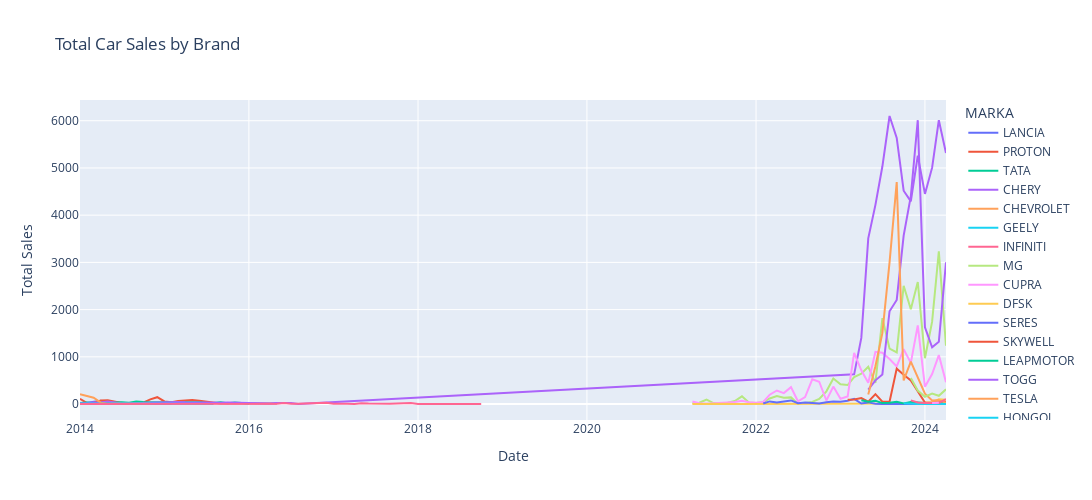

Here is the notebook cell this chart was saved with:
### Code cell
## Total Sales by Brand
fig = px.line(
    brand_under_24, x="Date", y="TTL_TOPLAM", color='MARKA',
    title= "Total Car Sales by Brand",
    labels={"Date":"Date","TTL_TOPLAM":"Total Sales"})
fig.update_layout(
    autosize=False,
    width = 1500,
    height = 500
)
fig.show()

### Figure 1 — Plotly figure (JSON) as saved in the notebook; plotly's stock layout.template omitted (floating-point values rounded to 4 significant figures)
{"data": [{"hovertemplate": "MARKA=LANCIA<br>Date=%{x}<br>Total Sales=%{y}<extra></extra>", "legendgroup": "LANCIA", "line": {"color": "#636efa", "dash": "solid"}, "marker": {"symbol": "circle"}, "mode": "lines", "name": "LANCIA", "orientation": "v", "showlegend": true, "type": "scatter", "x": ["2014-01-01T00:00:00", "2014-02-01T00:00:00", "2014-03-01T00:00:00", "2014-04-01T00:00:00", "2014-05-01T00:00:00", "2014-06-01T00:00:00", "2014-07-01T00:00:00", "2014-08-01T00:00:00", "2014-09-01T00:00:00", "2014-10-01T00:00:00", "2014-11-01T00:00:00", "2014-12-01T00:00:00", "2015-02-01T00:00:00"], "xaxis": "x", "y": [8, 31, 44, 69, 17, 18, 3, 2, 4, 2, 3, 9, 2], "yaxis": "y"}, {"hovertemplate": "MARKA=PROTON<br>Date=%{x}<br>Total Sales=%{y}<extra></extra>", "legendgroup": "PROTON", "line": {"color": "#EF553B", "dash": "solid"}, "marker": {"symbol": "circle"}, "mode": "lines", "name": "PROTON", "orientation": "v", "showlegend": true, "type": "scatter", "x": ["2014-01-01T00:00:00", "2014-02-01T00:00:00", "2014-03-01T00:00:00", "2014-04-01T00:00:00", "2014-05-01T00:00:00", "2014-06-01T00:00:00", "2014-07-01T00:00:00", "2014-08-01T00:00:00", "2014-09-01T00:00:00", "2014-10-01T00:00:00", "2014-11-01T00:00:00", "2014-12-01T00:00:00", "2015-01-01T00:00:00", "2015-02-01T00:00:00", "2015-03-01T00:00:00", "2015-04-01T00:00:00", "2015-05-01T00:00:00", "2015-06-01T00:00:00", "2015-07-01T00:00:00", "2015-08-01T00:00:00", "2015-09-01T00:00:00", "2015-10-01T00:00:00", "2015-11-01T00:00:00", "2015-12-01T00:00:00", "2016-01-01T00:00:00", "2016-02-01T00:00:00", "2016-03-01T00:00:00", "2016-04-01T00:00:00", "2016-05-01T00:00:00"], "xaxis": "x", "y": [110, 22, 24, 74, 80, 50, 20, 20, 32, 30, 100, 145, 55, 40, 67, 70, 84, 70, 50, 25, 10, 10, 9, 10, 10, 7, 10, 12, 12], "yaxis": "y"}, {"hovertemplate": "MARKA=TATA<br>Date=%{x}<br>Total Sales=%{y}<extra></extra>", "legendgroup": "TATA", "line": {"color": "#00cc96", "dash": "solid"}, "marker": {"symbol": "circle"}, "mode": "lines", "name": "TATA", "orientation": "v", "showlegend": true, "type": "scatter", "x": ["2014-01-01T00:00:00", "2014-02-01T00:00:00", "2014-03-01T00:00:00", "2014-04-01T00:00:00", "2014-05-01T00:00:00", "2014-06-01T00:00:00", "2014-07-01T00:00:00", "2014-08-01T00:00:00", "2014-09-01T00:00:00", "2014-10-01T00:00:00", "2014-11-01T00:00:00", "2014-12-01T00:00:00", "2015-01-01T00:00:00", "2015-02-01T00:00:00", "2015-03-01T00:00:00", "2015-04-01T00:00:00", "2015-05-01T00:00:00", "2015-06-01T00:00:00", "2015-07-01T00:00:00", "2015-08-01T00:00:00", "2015-09-01T00:00:00", "2015-10-01T00:00:00", "2015-11-01T00:00:00", "2015-12-01T00:00:00", "2016-01-01T00:00:00"], "xaxis": "x", "y": [21, 34, 16, 29, 27, 33, 40, 30, 52, 43, 44, 47, 43, 45, 44, 40, 42, 40, 22, 20, 36, 18, 32, 14, 9], "yaxis": "y"}, {"hovertemplate": "MARKA=CHERY<br>Date=%{x}<br>Total Sales=%{y}<extra></extra>", "legendgroup": "CHERY", "line": {"color": "#ab63fa", "dash": "solid"}, "marker": {"symbol": "circle"}, "mode": "lines", "name": "CHERY", "orientation": "v", "showlegend": true, "type": "scatter", "x": ["2014-01-01T00:00:00", "2014-02-01T00:00:00", "2014-03-01T00:00:00", "2014-04-01T00:00:00", "2014-05-01T00:00:00", "2014-06-01T00:00:00", "2014-07-01T00:00:00", "2014-08-01T00:00:00", "2014-09-01T00:00:00", "2014-10-01T00:00:00", "2014-11-01T00:00:00", "2014-12-01T00:00:00", "2015-01-01T00:00:00", "2015-02-01T00:00:00", "2015-03-01T00:00:00", "2015-04-01T00:00:00", "2015-05-01T00:00:00", "2015-06-01T00:00:00", "2015-07-01T00:00:00", "2015-08-01T00:00:00", "2015-09-01T00:00:00", "2015-10-01T00:00:00", "2015-11-01T00:00:00", "2015-12-01T00:00:00", "2016-01-01T00:00:00", "2016-02-01T00:00:00", "2016-03-01T00:00:00", "2016-04-01T00:00:00", "2016-05-01T00:00:00", "2016-06-01T00:00:00", "2016-07-01T00:00:00", "2016-08-01T00:00:00", "2023-03-01T00:00:00", "2023-04-01T00:00:00", "2023-05-01T00:00:00", "2023-06-01T00:00:00", "2023-07-01T00:00:00", "2023-08-01T00:00:00", "2023-09-01T00:00:00", "2023-10-01T00:00:00", "2023-11-01T00:00:00", "2023-12-01T00:00:00", "2024-01-01T00:00:00", "2024-02-01T00:00:00", "2024-03-01T00:00:00", "2024-04-01T00:00:00"], "xaxis": "x", "y": [17, 16, 34, 34, 53, 35, 12, 17, 22, 20, 30, 35, 26, 38, 46, 39, 35, 32, 29, 26, 26, 35, 31, 31, 30, 23, 12, 9, 22, 25, 22, 1, 629, 1401, 3509, 4218, 5030, 6100, 5636, 4517, 4291, 5259, 4450, 5006, 6011, 5315], "yaxis": "y"}, {"hovertemplate": "MARKA=CHEVROLET<br>Date=%{x}<br>Total Sales=%{y}<extra></extra>", "legendgroup": "CHEVROLET", "line": {"color": "#FFA15A", "dash": "solid"}, "marker": {"symbol": "circle"}, "mode": "lines", "name": "CHEVROLET", "orientation": "v", "showlegend": true, "type": "scatter", "x": ["2014-01-01T00:00:00", "2014-02-01T00:00:00", "2014-03-01T00:00:00", "2014-04-01T00:00:00", "2014-05-01T00:00:00", "2014-06-01T00:00:00", "2014-07-01T00:00:00", "2014-09-01T00:00:00", "2014-10-01T00:00:00", "2014-11-01T00:00:00"], "xaxis": "x", "y": [206, 161, 134, 29, 8, 14, 14, 1, 1, 4], "yaxis": "y"}, {"hovertemplate": "MARKA=GEELY<br>Date=%{x}<br>Total Sales=%{y}<extra></extra>", "legendgroup": "GEELY", "line": {"color": "#19d3f3", "dash": "solid"}, "marker": {"symbol": "circle"}, "mode": "lines", "name": "GEELY", "orientation": "v", "showlegend": true, "type": "scatter", "x": ["2014-01-01T00:00:00", "2014-02-01T00:00:00", "2014-03-01T00:00:00", "2014-04-01T00:00:00", "2014-05-01T00:00:00", "2014-06-01T00:00:00", "2014-07-01T00:00:00", "2014-08-01T00:00:00", "2014-09-01T00:00:00", "2014-10-01T00:00:00", "2014-11-01T00:00:00", "2014-12-01T00:00:00", "2015-01-01T00:00:00", "2015-02-01T00:00:00", "2015-03-01T00:00:00", "2015-04-01T00:00:00", "2015-05-01T00:00:00", "2015-06-01T00:00:00", "2015-08-01T00:00:00"], "xaxis": "x", "y": [12, 5, 9, 8, 3, 10, 10, 9, 10, 3, 6, 10, 4, 7, 3, 6, 3, 1, 1], "yaxis": "y"}, {"hovertemplate": "MARKA=INFINITI<br>Date=%{x}<br>Total Sales=%{y}<extra></extra>", "legendgroup": "INFINITI", "line": {"color": "#FF6692", "dash": "solid"}, "marker": {"symbol": "circle"}, "mode": "lines", "name": "INFINITI", "orientation": "v", "showlegend": true, "type": "scatter", "x": ["2014-01-01T00:00:00", "2014-03-01T00:00:00", "2014-05-01T00:00:00", "2014-11-01T00:00:00", "2014-12-01T00:00:00", "2015-01-01T00:00:00", "2015-02-01T00:00:00", "2015-03-01T00:00:00", "2015-05-01T00:00:00", "2015-06-01T00:00:00", "2015-07-01T00:00:00", "2015-08-01T00:00:00", "2015-09-01T00:00:00", "2015-10-01T00:00:00", "2015-11-01T00:00:00", "2015-12-01T00:00:00", "2016-04-01T00:00:00", "2016-05-01T00:00:00", "2016-06-01T00:00:00", "2016-07-01T00:00:00", "2016-08-01T00:00:00", "2016-09-01T00:00:00", "2016-10-01T00:00:00", "2016-11-01T00:00:00", "2016-12-01T00:00:00", "2017-01-01T00:00:00", "2017-02-01T00:00:00", "2017-03-01T00:00:00", "2017-04-01T00:00:00", "2017-05-01T00:00:00", "2017-06-01T00:00:00", "2017-07-01T00:00:00", "2017-08-01T00:00:00", "2017-09-01T00:00:00", "2017-10-01T00:00:00", "2017-11-01T00:00:00", "2017-12-01T00:00:00", "2018-01-01T00:00:00", "2018-02-01T00:00:00", "2018-03-01T00:00:00", "2018-04-01T00:00:00", "2018-05-01T00:00:00", "2018-06-01T00:00:00", "2018-10-01T00:00:00"], "xaxis": "x", "y": [1, 1, 1, 2, 1, 1, 1, 1, 10, 7, 8, 1, 1, 6, 2, 5, 4, 6, 23, 6, 7, 11, 12, 24, 27, 6, 12, 8, 2, 16, 10, 5, 13, 6, 12, 10, 22, 3, 5, 2, 2, 2, 2, 2], "yaxis": "y"}, {"hovertemplate": "MARKA=MG<br>Date=%{x}<br>Total Sales=%{y}<extra></extra>", "legendgroup": "MG", "line": {"color": "#B6E880", "dash": "solid"}, "marker": {"symbol": "circle"}, "mode": "lines", "name": "MG", "orientation": "v", "showlegend": true, "type": "scatter", "x": ["2021-04-01T00:00:00", "2021-05-01T00:00:00", "2021-06-01T00:00:00", "2021-07-01T00:00:00", "2021-08-01T00:00:00", "2021-09-01T00:00:00", "2021-10-01T00:00:00", "2021-11-01T00:00:00", "2021-12-01T00:00:00", "2022-01-01T00:00:00", "2022-02-01T00:00:00", "2022-03-01T00:00:00", "2022-04-01T00:00:00", "2022-05-01T00:00:00", "2022-06-01T00:00:00", "2022-07-01T00:00:00", "2022-08-01T00:00:00", "2022-09-01T00:00:00", "2022-10-01T00:00:00", "2022-11-01T00:00:00", "2022-12-01T00:00:00", "2023-01-01T00:00:00", "2023-02-01T00:00:00", "2023-03-01T00:00:00", "2023-04-01T00:00:00", "2023-05-01T00:00:00", "2023-06-01T00:00:00", "2023-07-01T00:00:00", "2023-08-01T00:00:00", "2023-09-01T00:00:00", "2023-10-01T00:00:00", "2023-11-01T00:00:00", "2023-12-01T00:00:00", "2024-01-01T00:00:00", "2024-02-01T00:00:00", "2024-03-01T00:00:00", "2024-04-01T00:00:00"], "xaxis": "x", "y": [19, 27, 94, 21, 17, 30, 65, 163, 32, 24, 40, 119, 171, 135, 141, 8, 25, 46, 109, 269, 540, 420, 403, 570, 641, 790, 450, 1820, 1175, 1093, 2505, 2007, 2584, 971, 1745, 3233, 1236], "yaxis": "y"}, {"hovertemplate": "MARKA=CUPRA<br>Date=%{x}<br>Total Sales=%{y}<extra></extra>", "legendgroup": "CUPRA", "line": {"color": "#FF97FF", "dash": "solid"}, "marker": {"symbol": "circle"}, "mode": "lines", "name": "CUPRA", "orientation": "v", "showlegend": true, "type": "scatter", "x": ["2021-04-01T00:00:00", "2021-05-01T00:00:00", "2021-06-01T00:00:00", "2021-07-01T00:00:00", "2021-08-01T00:00:00", "2021-09-01T00:00:00", "2021-10-01T00:00:00", "2021-11-01T00:00:00", "2021-12-01T00:00:00", "2022-01-01T00:00:00", "2022-02-01T00:00:00", "2022-03-01T00:00:00", "2022-04-01T00:00:00", "2022-05-01T00:00:00", "2022-06-01T00:00:00", "2022-07-01T00:00:00", "2022-08-01T00:00:00", "2022-09-01T00:00:00", "2022-10-01T00:00:00", "2022-11-01T00:00:00", "2022-12-01T00:00:00", "2023-01-01T00:00:00", "2023-02-01T00:00:00", "2023-03-01T00:00:00", "2023-04-01T00:00:00", "2023-05-01T00:00:00", "2023-06-01T00:00:00", "2023-07-01T00:00:00", "2023-08-01T00:00:00", "2023-09-01T00:00:00", "2023-10-01T00:00:00", "2023-11-01T00:00:00", "2023-12-01T00:00:00", "2024-01-01T00:00:00", "2024-02-01T00:00:00", "2024-03-01T00:00:00", "2024-04-01T00:00:00"], "xaxis": "x", "y": [55, 17, 5, 12, 18, 32, 41, 67, 38, 29, 44, 197, 287, 232, 358, 59, 146, 523, 472, 75, 370, 112, 161, 1084, 715, 451, 1106, 1086, 955, 796, 1161, 872, 1666, 368, 636, 1037, 461], "yaxis": "y"}, {"hovertemplate": "MARKA=DFSK<br>Date=%{x}<br>Total Sales=%{y}<extra></extra>", "legendgroup": "DFSK", "line": {"color": "#FECB52", "dash": "solid"}, "marker": {"symbol": "circle"}, "mode": "lines", "name": "DFSK", "orientation": "v", "showlegend": true, "type": "scatter", "x": ["2021-04-01T00:00:00", "2021-05-01T00:00:00", "2021-06-01T00:00:00", "2021-07-01T00:00:00", "2021-08-01T00:00:00", "2021-09-01T00:00:00", "2021-10-01T00:00:00", "2021-11-01T00:00:00", "2023-12-01T00:00:00", "2024-01-01T00:00:00", "2024-02-01T00:00:00", "2024-03-01T00:00:00", "2024-04-01T00:00:00"], "xaxis": "x", "y": [2, 3, 12, 9, 17, 5, 2, 3, 11, 35, 34, 101, 90], "yaxis": "y"}, {"hovertemplate": "MARKA=SERES<br>Date=%{x}<br>Total Sales=%{y}<extra></extra>", "legendgroup": "SERES", "line": {"color": "#636efa", "dash": "solid"}, "marker": {"symbol": "circle"}, "mode": "lines", "name": "SERES", "orientation": "v", "showlegend": true, "type": "scatter", "x": ["2022-02-01T00:00:00", "2022-03-01T00:00:00", "2022-04-01T00:00:00", "2022-06-01T00:00:00", "2022-07-01T00:00:00", "2022-08-01T00:00:00", "2022-09-01T00:00:00", "2022-10-01T00:00:00", "2022-11-01T00:00:00", "2022-12-01T00:00:00", "2023-01-01T00:00:00", "2023-02-01T00:00:00", "2023-03-01T00:00:00", "2023-04-01T00:00:00", "2023-05-01T00:00:00", "2023-06-01T00:00:00", "2023-07-01T00:00:00", "2023-08-01T00:00:00", "2023-09-01T00:00:00", "2024-01-01T00:00:00"], "xaxis": "x", "y": [11, 56, 33, 77, 18, 31, 22, 10, 38, 56, 48, 69, 109, 12, 35, 8, 1, 5, 2, 1], "yaxis": "y"}, {"hovertemplate": "MARKA=SKYWELL<br>Date=%{x}<br>Total Sales=%{y}<extra></extra>", "legendgroup": "SKYWELL", "line": {"color": "#EF553B", "dash": "solid"}, "marker": {"symbol": "circle"}, "mode": "lines", "name": "SKYWELL", "orientation": "v", "showlegend": true, "type": "scatter", "x": ["2023-02-01T00:00:00", "2023-03-01T00:00:00", "2023-04-01T00:00:00", "2023-05-01T00:00:00", "2023-06-01T00:00:00", "2023-07-01T00:00:00", "2023-08-01T00:00:00", "2023-09-01T00:00:00", "2023-10-01T00:00:00", "2023-11-01T00:00:00", "2024-01-01T00:00:00", "2024-02-01T00:00:00", "2024-03-01T00:00:00", "2024-04-01T00:00:00"], "xaxis": "x", "y": [90, 95, 127, 50, 209, 50, 50, 750, 620, 500, 33, 25, 38, 46], "yaxis": "y"}, {"hovertemplate": "MARKA=LEAPMOTOR<br>Date=%{x}<br>Total Sales=%{y}<extra></extra>", "legendgroup": "LEAPMOTOR", "line": {"color": "#00cc96", "dash": "solid"}, "marker": {"symbol": "circle"}, "mode": "lines", "name": "LEAPMOTOR", "orientation": "v", "showlegend": true, "type": "scatter", "x": ["2023-04-01T00:00:00", "2023-05-01T00:00:00", "2023-06-01T00:00:00", "2023-07-01T00:00:00", "2023-08-01T00:00:00", "2023-09-01T00:00:00", "2023-10-01T00:00:00", "2023-11-01T00:00:00", "2024-01-01T00:00:00", "2024-02-01T00:00:00", "2024-03-01T00:00:00", "2024-04-01T00:00:00"], "xaxis": "x", "y": [80, 50, 70, 20, 30, 50, 10, 45, 22, 17, 19, 23], "yaxis": "y"}, {"hovertemplate": "MARKA=TOGG<br>Date=%{x}<br>Total Sales=%{y}<extra></extra>", "legendgroup": "TOGG", "line": {"color": "#ab63fa", "dash": "solid"}, "marker": {"symbol": "circle"}, "mode": "lines", "name": "TOGG", "orientation": "v", "showlegend": true, "type": "scatter", "x": ["2023-05-01T00:00:00", "2023-06-01T00:00:00", "2023-07-01T00:00:00", "2023-08-01T00:00:00", "2023-09-01T00:00:00", "2023-10-01T00:00:00", "2023-11-01T00:00:00", "2023-12-01T00:00:00", "2024-01-01T00:00:00", "2024-02-01T00:00:00", "2024-03-01T00:00:00", "2024-04-01T00:00:00"], "xaxis": "x", "y": [306, 502, 627, 1965, 2204, 3567, 4401, 6011, 1625, 1201, 1319, 3003], "yaxis": "y"}, {"hovertemplate": "MARKA=TESLA<br>Date=%{x}<br>Total Sales=%{y}<extra></extra>", "legendgroup": "TESLA", "line": {"color": "#FFA15A", "dash": "solid"}, "marker": {"symbol": "circle"}, "mode": "lines", "name": "TESLA", "orientation": "v", "showlegend": true, "type": "scatter", "x": ["2023-05-01T00:00:00", "2023-06-01T00:00:00", "2023-07-01T00:00:00", "2023-08-01T00:00:00", "2023-09-01T00:00:00", "2023-10-01T00:00:00", "2023-11-01T00:00:00", "2023-12-01T00:00:00", "2024-01-01T00:00:00", "2024-02-01T00:00:00", "2024-03-01T00:00:00", "2024-04-01T00:00:00"], "xaxis": "x", "y": [200, 800, 1500, 3000, 4700, 500, 900, 550, 220, 75, 80, 27], "yaxis": "y"}, {"hovertemplate": "MARKA=HONGQI<br>Date=%{x}<br>Total Sales=%{y}<extra></extra>", "legendgroup": "HONGQI", "line": {"color": "#19d3f3", "dash": "solid"}, "marker": {"symbol": "circle"}, "mode": "lines", "name": "HONGQI", "orientation": "v", "showlegend": true, "type": "scatter", "x": ["2023-10-01T00:00:00", "2023-11-01T00:00:00", "2023-12-01T00:00:00", "2024-01-01T00:00:00", "2024-02-01T00:00:00", "2024-03-01T00:00:00", "2024-04-01T00:00:00"], "xaxis": "x", "y": [15, 3, 1, 2, 1, 1, 1], "yaxis": "y"}, {"hovertemplate": "MARKA=MAXUS<br>Date=%{x}<br>Total Sales=%{y}<extra></extra>", "legendgroup": "MAXUS", "line": {"color": "#FF6692", "dash": "solid"}, "marker": {"symbol": "circle"}, "mode": "lines", "name": "MAXUS", "orientation": "v", "showlegend": true, "type": "scatter", "x": ["2023-11-01T00:00:00", "2023-12-01T00:00:00", "2024-01-01T00:00:00", "2024-02-01T00:00:00", "2024-03-01T00:00:00", "2024-04-01T00:00:00"], "xaxis": "x", "y": [78, 34, 20, 20, 23, 105], "yaxis": "y"}, {"hovertemplate": "MARKA=BYD<br>Date=%{x}<br>Total Sales=%{y}<extra></extra>", "legendgroup": "BYD", "line": {"color": "#B6E880", "dash": "solid"}, "marker": {"symbol": "circle"}, "mode": "lines", "name": "BYD", "orientation": "v", "showlegend": true, "type": "scatter", "x": ["2023-11-01T00:00:00", "2023-12-01T00:00:00", "2024-01-01T00:00:00", "2024-02-01T00:00:00", "2024-03-01T00:00:00", "2024-04-01T00:00:00"], "xaxis": "x", "y": [552, 287, 155, 220, 175, 312], "yaxis": "y"}, {"hovertemplate": "MARKA=NETA<br>Date=%{x}<br>Total Sales=%{y}<extra></extra>", "legendgroup": "NETA", "line": {"color": "#FF97FF", "dash": "solid"}, "marker": {"symbol": "circle"}, "mode": "lines", "name": "NETA", "orientation": "v", "showlegend": true, "type": "scatter", "x": ["2024-02-01T00:00:00", "2024-03-01T00:00:00"], "xaxis": "x", "y": [24, 29], "yaxis": "y"}, {"hovertemplate": "MARKA=ALPINE<br>Date=%{x}<br>Total Sales=%{y}<extra></extra>", "legendgroup": "ALPINE", "line": {"color": "#FECB52", "dash": "solid"}, "marker": {"symbol": "circle"}, "mode": "lines", "name": "ALPINE", "orientation": "v", "showlegend": true, "type": "scatter", "x": ["2024-04-01T00:00:00"], "xaxis": "x", "y": [5], "yaxis": "y"}], "layout": {"autosize": false, "height": 500, "legend": {"title": {"text": "MARKA"}, "tracegroupgap": 0}, "title": {"text": "Total Car Sales by Brand"}, "width": 1500, "xaxis": {"anchor": "y", "domain": [0, 1], "title": {"text": "Date"}}, "yaxis": {"anchor": "x", "domain": [0, 1], "title": {"text": "Total Sales"}}}}
